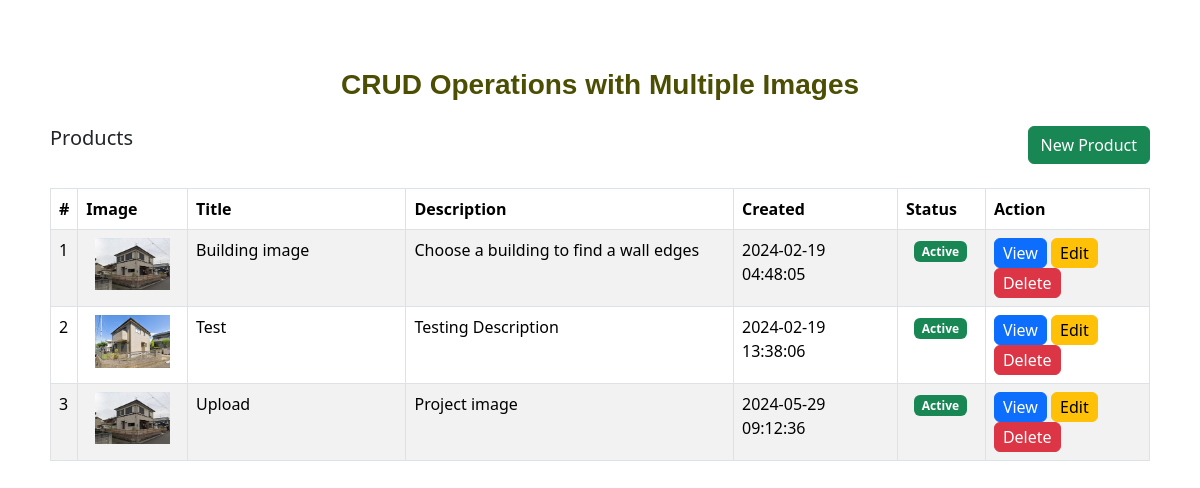
The page / on the database its author committed.
### tables this page shows
CREATE TABLE `products` (
  `id` int(11) NOT NULL,
  `title` varchar(255) NOT NULL,
  `description` text DEFAULT NULL,
  `created` datetime NOT NULL DEFAULT current_timestamp(),
  `modified` datetime DEFAULT NULL,
  `status` tinyint(4) NOT NULL DEFAULT 1
);

### DB.class.php (called while the page is built, shortened)
<?php
include_once 'config.php';
class DB{
	private $dbHost     = DB_HOST;
	private $dbUsername = DB_USERNAME;
	private $dbPassword = DB_PASSWORD;
	private $dbName     = DB_NAME;
	private $proTbl     = 'products';
	private $imgTbl     = 'product_images';
	public function __construct(){
		if(!isset($this->db)){
			$conn = new mysqli($this->dbHost, $this->dbUsername, $this->dbPassword, $this->dbName);
			if($conn->connect_error){
				die("Failed to connect with MySQL: " . $conn->connect_error);
			}else{
				$this->db = $conn;
			}
		}
	}
	public function getRows($conditions = array()){
		$sql = "SELECT ";
		$sql .= array_key_exists("select", $conditions)?$conditions['select']:"P.*,I.file_name";
		$sql .= " FROM {$this->proTbl} AS P";
		$sql .= " LEFT JOIN {$this->imgTbl} AS I ON (I.product_id = P.id AND I.id = (SELECT MAX(id) FROM product_images WHERE product_id=P.id)) ";
		if(array_key_exists("order_by", $conditions)){
			$sql .= " ORDER BY P.{$conditions['order_by']} ";
		}else{
			$sql .= " ORDER BY P.id";
		}
		$result = $this->db->query($sql);
		if(array_key_exists("return_type", $conditions) && $conditions['return_type'] != 'all'){
			switch($conditions['return_type']){
				case 'count':
					$data = $result->num_rows;
					break;
				case 'single':
					$data = $result->fetch_assoc();
					if(!empty($data['id'])){
						$data['images'] = array();
						$sub_query = "SELECT * FROM {$this->imgTbl} WHERE product_id={$data['id']} ORDER BY id";
						$sub_result = $this->db->query($sub_query);
						if($sub_result->num_rows > 0){
							while($img_row = $sub_result->fetch_assoc()){
								$data['images'][] = $img_row;
							}
						}
					}
					break;
				default:
					$data = '';
			}
		}else{
			if($result->num_rows > 0){
				while($row = $result->fetch_assoc()){
					$data[] = $row;
				}
			}
		}
		return !empty($data)?$data:false;
	}
}

### config.php (called while the page is built, shortened)
<?php
$uploadDir = 'uploads/';
?>

### index.php (the view, shortened to what this page needs)
<?php
require_once 'DB.class.php';
$db = new DB();
$products = $db->getRows();
?>
<!DOCTYPE html>
<html lang="en">
<head>
    <link rel="stylesheet" href="css/bootstrap.min.css">
    <link rel="stylesheet" href="css/style.css">
</head>
<body>
<div class="container mt-5">
    <h1 class="mb-4">CRUD Operations with Multiple Images</h1>
    <div class="row mb-4">
        <div class="col-md-6">
            <h5>Products</h5>
        </div>
        <div class="col-md-6 text-end">
            <a href="addEdit.php" class="btn btn-success">New Product</a>
        </div>
    </div>
    <table class="table table-striped table-bordered">
        <thead class="thead-dark">
            <tr>
                <th width="2%">#</th>
                <th width="10%">Image</th>
                <th width="20%">Title</th>
                <th width="30%">Description</th>
                <th width="15%">Created</th>
                <th width="8%">Status</th>
                <th width="15%">Action</th>
            </tr>
        </thead>
        <tbody>
            <?php if (!empty($products)) {
                foreach ($products as $row) {
                    $statusLink = ($row['status'] == 1) ? 'postAction.php?action_type=block&id=' . $row['id'] : 'postAction.php?action_type=unblock&id=' . $row['id'];
                    $statusTooltip = ($row['status'] == 1) ? 'Click to Inactive' : 'Click to Active';
            ?>
            <tr>
                <td><?php echo $row['id']; ?></td>
                <td class="text-center">
                    <?php if (!empty($row['file_name'])) { ?>
                        <img src="<?php echo $uploadDir . $row['file_name']; ?>" width="120" alt="<?php echo $row['title']; ?>"/>
                    <?php } ?>
                </td>
                <td><?php echo $row['title']; ?></td>
                <td>
                    <?php
                    $description = strip_tags($row['description']);
                    echo (strlen($description) > 140) ? substr($description, 0, 140) . '...' : $description;
                    ?>
                </td>
                <td><?php echo $row['created']; ?></td>
                <td>
                    <a href="<?php echo $statusLink; ?>" title="<?php echo $statusTooltip; ?>">
                        <span class="badge bg-<?php echo ($row['status'] == 1) ? 'success' : 'danger'; ?>">
                            <?php echo ($row['status'] == 1) ? 'Active' : 'Inactive'; ?>
                        </span>
                    </a>
                </td>
                <td>
                    <a href="details.php?id=<?php echo $row['id']; ?>" class="btn btn-primary">View</a>
                    <a href="addEdit.php?id=<?php echo $row['id']; ?>" class="btn btn-warning">Edit</a>
                    <a href="postAction.php?action_type=delete&id=<?php echo $row['id']; ?>" class="btn btn-danger" onclick="return confirm('Are you sure to delete this record?');">Delete</a>
                </td>
            </tr>
            <?php } } else { ?>
            <tr><td colspan="7" class="text-center">No record(s) found...</td></tr>
            <?php } ?>
        </tbody>
    </table>
</div>
</body>
</html>

### css/style.css (style rules this page uses)
h1 { font-family: 'Trebuchet MS', 'Lucida Sans Unicode', 'Lucida Grande', 'Lucida Sans', Arial, sans-serif; font-size: 28px; font-weight: bold; margin-bottom: 0; text-align: center; color: #4c4e04; }
.container { padding: 20px; }
table tr td img { width: 75px; }
td a { padding: 2px 8px !important; }

### rows shown on the page
products: id "1", title "Building image", description "Choose a building to find a wall edges", created "2024-02-19 04:48:05", status "Active"
products: id "2", shows a picture, title "Test", description "Testing Description", created "2024-02-19 13:38:06", status "Active"
products: id "3", title "Upload", description "Project image", created "2024-05-29 09:12:36", status "Active"
